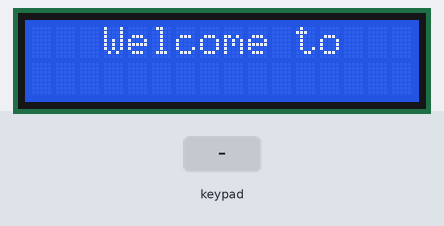
A sketch run on a simulated Raspberry Pi Pico W. Parts: 16×2 character LCD. The test bench sets the inputs (shaded band). WiFi joins after 1.5 s; servers stay silent unless stated; what the sketch prints to the serial monitor is not drawn.

Above: at 2.7 s.
2.8 s: keypad keys 1 5 1 4 1 3 1 2 # pressed 0.4 s apart
At 7.1 s:
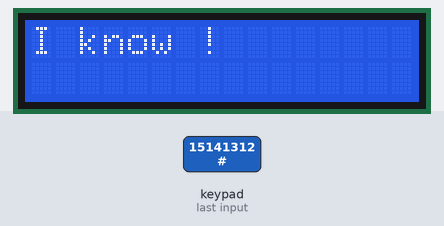
7.9 s: key 'A' pressed
At 9.0 s:
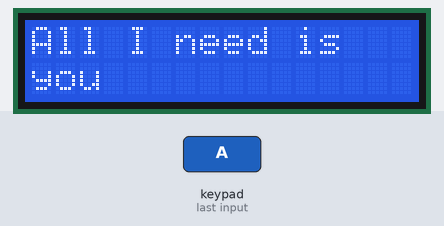
9.4 s: keypad keys 1 1 1 0 9 8 * pressed 0.4 s apart
At 12.3 s:
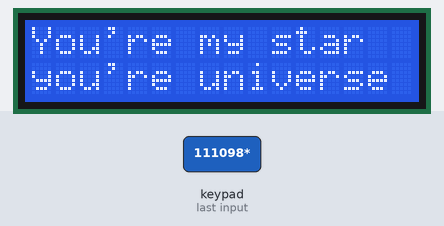
13.7 s: key '6' pressed
At 14.5 s:
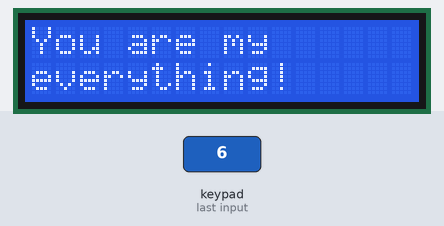
15.2 s: keypad keys 1 3 9 7 2 2 2 2 D pressed 0.4 s apart
At 17.1 s:
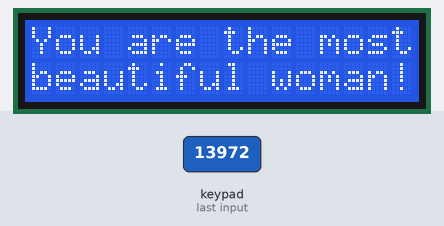
20.3 s: key 'B' pressed
At 21.1 s:
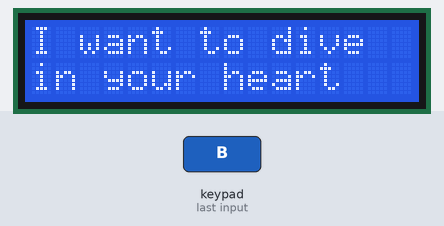
Timing chart, 0 to 22.8 s (numbered marks = the images above; inputs shaded):
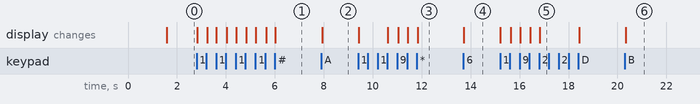

The sketch:

WiFiClient.ino
```cpp
/*
    This sketch establishes a TCP connection to a "quote of the day" service.
    It sends a "hello" message, and then prints received data.
*/

#include <WiFi.h>
#include <ArduinoJson.h>       // Install through the IDE
#include <WebSocketsClient.h>  // download and install from https://github.com/Links2004/arduinoWebSockets
#include <SocketIOclient.h>    // Install through the IDE
#include <Keypad.h>
#include <Wire.h>               //This library allows you to communicate with I2C devices
#include <LiquidCrystal_I2C.h>  //  This library is for character LCDs based on the HD44780 controller


#define STASSID "Maxime"
#define STAPSK "maxou1234"

// Server connection var declarations
const char* SSID = STASSID;
const char* PASSWORD = STAPSK;

const char* host = "192.168.47.250";
const uint16_t port = 3000;
SocketIOclient socketIO;

// LCD var declarations
LiquidCrystal_I2C lcd(0x27, 16, 2);

// Keypad var declarations
const byte rows = 4;
const byte cols = 4;
char keys[rows][cols] = {
  { '1', '2', '3', 'A' },
  { '4', '5', '6', 'B' },
  { '7', '8', '9', 'C' },
  { '*', '0', '#', 'D' }
};
byte rowPins[rows] = { 15, 14, 13, 12 };  //connect to the row pinouts of the keypad
byte colPins[cols] = { 11, 10, 9, 8 };    //connect to the column pinouts of the keypad
Keypad keypad = Keypad(makeKeymap(keys), rowPins, colPins, rows, cols);

// Domain
std::array<String, 2> getTextMessage(char inputKey) {
  switch (inputKey) {
    case '1':
      return { "I love you" };

    case '2':
      return { "You are the most", "beautiful woman!" };

    case '3':
      return { "You are the most", "handsome man!" };

    case '4':
      return { "Your are so", "cute..." };

    case '5':
      return { "I'm your pulse", "beating for you" };

    case '6':
      return { "You are my", "everything!" };

    case '7':
      return { "I can't live", "without you!" };

    case '8':
      return { "I want to spend", "my life with you" };

    case '9':
      return { "I want to breath", "with you..." };

    case 'A':
      return { "All I need is", "you" };

    case 'B':
      return { "I want to dive", "in your heart" };

    case 'C':
      return { "Love is friend", "-ship on fire !" };

    case 'D':
      return { "You call madness", "but it's love" };

    case '*':
      return { "You're my star", "you're universe" };
    default:
      return { "I know !" };
  }
}

void sendMessage(char inputKey) {

  std::array<String, 2> message = getTextMessage(inputKey);

  // display message
  lcd.clear();
  for (int i = 0; i < message.size(); i++) {
    lcd.setCursor(0, i);
    lcd.print(message[i]);
    Serial.println(message[i]);
  }

  Serial.println("Send message");

  // Send message
  String payload = String(inputKey);
  socketIO.send(sIOtype_EVENT, "[\"newMessage\", \"" + payload + "\"]");
}

void messageHandler(uint8_t* payload) {
  StaticJsonDocument<64> doc;

  DeserializationError error = deserializeJson(doc, payload);

  if (error) {
    Serial.println(error.f_str());
    return;
  }

  String messageKey = doc[0];
  String value = doc[1];

  if (messageKey == "lastMessage") {
    char inputKey = value.c_str()[0];
    std::array<String, 2> message = getTextMessage(inputKey);
    Serial.println(messageKey);

    // display message
    lcd.clear();
    for (int i = 0; i < message.size(); i++) {
      lcd.setCursor(0, i);
      lcd.print(message[i]);
      Serial.println(message[i]);
    }
  }
}

void socketIOEvent(socketIOmessageType_t type, uint8_t* payload, size_t length) {
  switch (type) {
    case sIOtype_DISCONNECT:
      Serial.println("Disconnected!");
      break;

    case sIOtype_CONNECT:
      Serial.printf("Connected to url: %s%s\n", host, payload);

      // join default namespace (no auto join in Socket.IO V3)
      socketIO.send(sIOtype_CONNECT, "/");
      break;

    case sIOtype_EVENT:
      messageHandler(payload);
      break;
  }
}

void setupWiFi() {
  Serial.println("\nConnecting...");

  WiFi.begin(SSID, PASSWORD);
  while (WiFi.status() != WL_CONNECTED) {
    Serial.print(".");
    delay(500);
  }

  Serial.println("\nConnected : ");
  Serial.println(WiFi.localIP());
}

void setupLcd() {
  Wire.setSDA(4);
  Wire.setSCL(5);
  lcd.init();
  lcd.backlight();  // turn on the backlight
  lcd.setCursor(0, 0);
  lcd.print("   Welcome to  ");
}

void setup() {
  Serial.begin(9600);

  // We start by connecting to a WiFi network
  setupWiFi();
  setupLcd();

  socketIO.begin(host, 3000, "/socket.io/?EIO=4");

  socketIO.onEvent(socketIOEvent);
}

void loop() {
  // Socket loop
  socketIO.loop();

  // Keypad loop
  char customKey = keypad.getKey();

  if (customKey) {
    Serial.println(customKey);
    sendMessage(customKey);
  }
}
```

Measured:
- after the input at 2.8 s, the display: first changes at once (image 1 shows a later state)
- after the input at 7.9 s, the display: changes at once (image 2)
- after the input at 9.4 s, the display: first changes at once (image 3 shows a later state)
- after the input at 13.7 s, the display: changes at once (image 4)
- after the input at 15.2 s, the display: first changes at once (image 5 shows a later state)
- after the input at 20.3 s, the display: changes at once (image 6)
